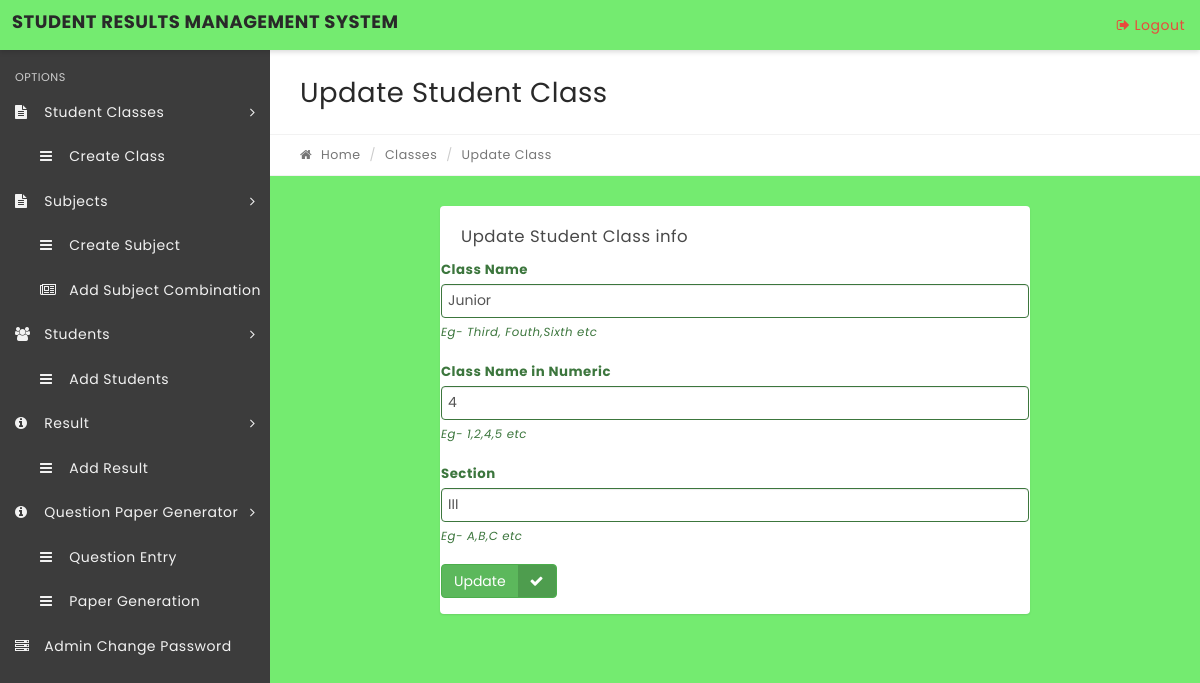
Page /edit-class.php?classid=4 on the committed database.
### tables this page shows
CREATE TABLE `tblclasses` (
  `id` int(11) NOT NULL,
  `ClassName` varchar(80) DEFAULT NULL,
  `ClassNameNumeric` int(4) NOT NULL,
  `Section` varchar(5) NOT NULL,
  `CreationDate` timestamp NOT NULL DEFAULT current_timestamp(),
  `UpdationDate` timestamp NOT NULL DEFAULT '0000-00-00 00:00:00' ON UPDATE current_timestamp()
);

### edit-class.php (the view, shortened to what this page needs)
<?php
include('includes/config.php');
if(strlen($_SESSION['alogin'])=="")
    {
    header("Location: index.php");
    }
    else{
?>
<!DOCTYPE html>
<html lang="en">
    <head>
        <link rel="stylesheet" href="css/bootstrap.css" media="screen" >
        <link rel="stylesheet" href="css/font-awesome.min.css" media="screen" >
        <link rel="stylesheet" href="css/animate-css/animate.min.css" media="screen" >
        <link rel="stylesheet" href="css/lobipanel/lobipanel.min.css" media="screen" >
        <link rel="stylesheet" href="css/prism/prism.css" media="screen" >
        <link rel="stylesheet" href="css/main.css" media="screen" >
    </head>
    <body class="top-navbar-fixed" style='background-color:rgb(116, 235, 112)!important;'>
        <div class="main-wrapper">
            <?php include('includes/topbar.php');?>
            <div class="content-wrapper">
                <div class="content-container">
<?php include('includes/leftbar.php');?>
                    <div class="main-page">
                        <div class="container-fluid">
                            <div class="row page-title-div">
                                <div class="col-md-6">
                                    <h2 class="title">Update Student Class</h2>
                                </div>
                            </div>
                            <div class="row breadcrumb-div">
                                <div class="col-md-6">
                                    <ul class="breadcrumb">
            							<li><a href="dashboard.php"><i class="fa fa-home"></i> Home</a></li>
            							<li><a href="#">Classes</a></li>
            							<li class="active">Update Class</li>
            						</ul>
                                </div>
                            </div>
                        </div>
                        <section class="section">
                            <div class="container-fluid">
                                <div class="row">
                                    <div class="col-md-8 col-md-offset-2">
                                        <div class="panel">
                                            <div class="panel-heading">
                                                <div class="panel-title">
                                                    <h5>Update Student Class info</h5>
                                                </div>
                                            </div>
                                                <form method="post">
<?php
$cid=intval($_GET['classid']);
$sql = "SELECT * from tblclasses where id=:cid";
$query = $dbh->prepare($sql);
$query->bindParam(':cid',$cid,PDO::PARAM_STR);
$query->execute();
$results=$query->fetchAll(PDO::FETCH_OBJ);
if($query->rowCount() > 0)
{
foreach($results as $result)
{   ?>
                                                    <div class="form-group has-success">
                                                        <label for="success" class="control-label">Class Name</label>
                                                		<div class="">
                                                			<input type="text" name="classname" value="<?php echo htmlentities($result->ClassName);?>" required="required" class="form-control" id="success">
                                                            <span class="help-block">Eg- Third, Fouth,Sixth etc</span>
                                                		</div>
                                                	</div>
                                                       <div class="form-group has-success">
                                                        <label for="success" class="control-label">Class Name in Numeric</label>
                                                        <div class="">
                                                            <input type="number" name="classnamenumeric" value="<?php echo htmlentities($result->ClassNameNumeric);?>" required="required" class="form-control" id="success">
                                                            <span class="help-block">Eg- 1,2,4,5 etc</span>
                                                        </div>
                                                    </div>
                                                     <div class="form-group has-success">
                                                        <label for="success" class="control-label">Section</label>
                                                        <div class="">
                                                            <input type="text" name="section" value="<?php echo htmlentities($result->Section);?>" class="form-control" required="required" id="success">
                                                            <span class="help-block">Eg- A,B,C etc</span>
                                                        </div>
                                                    </div>
                                                    <?php }} ?>
  <div class="form-group has-success">
                                                        <div class="">
                                                           <button type="submit" name="update" class="btn btn-success btn-labeled">Update<span class="btn-label btn-label-right"><i class="fa fa-check"></i></span></button>
                                                    </div>
                                                </form>
                                            </div>
                                        </div>
                                    </div>
                                </div>
                            </div>
                    </div>
                </div>
            </div>
    </body>
</html>
<?php  } ?>

### rows in the picture
tblclasses: classname "Junior", classnamenumeric "4", section "III"
